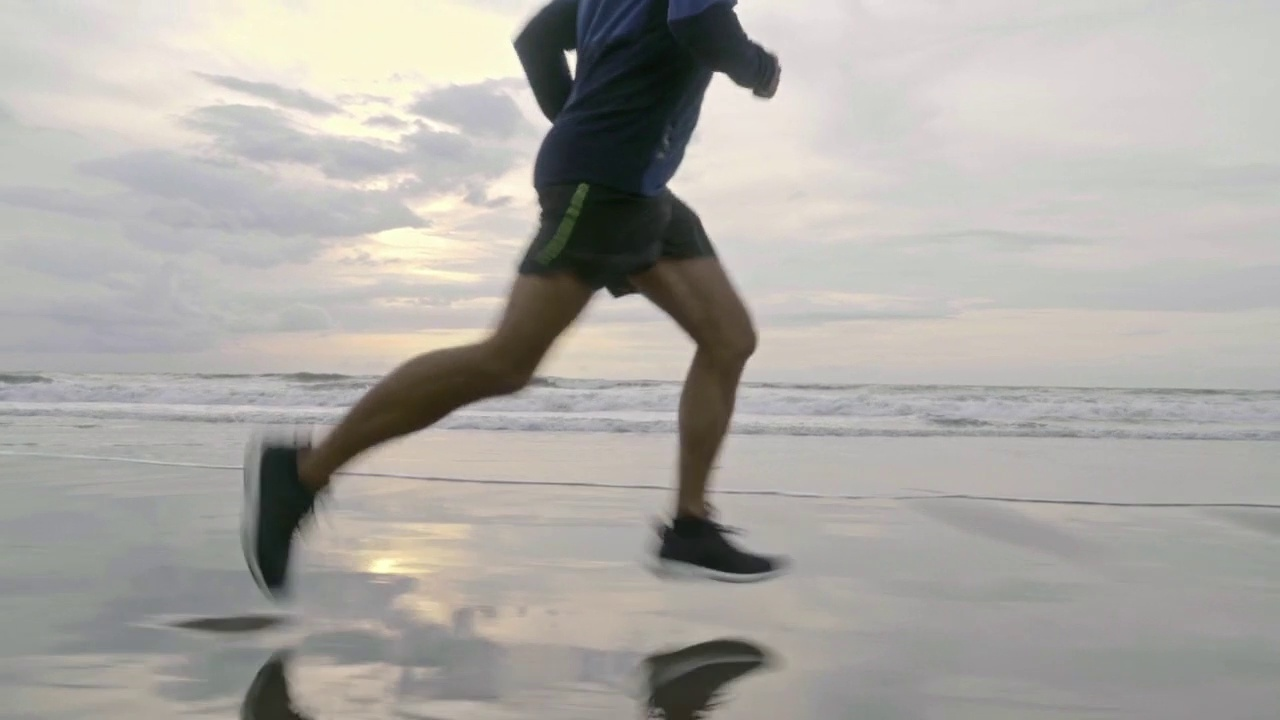
#> input picture Code/outputs/video_steg/frames/encoded_frame10.jpg, 1280 x 720 px
$ jupyter execute --allow-errors histogram_image.ipynb
#> lines starting #> are read from the running program, lines starting #| are printed output that depends on the picture
#> in showColorHistograms, image is the input picture: shape (720, 1280, 3); mean B, G, R 164.4, 169.1, 171.9
#> in showColorHistograms (call 2), `b, g, r = cv2.split(image)`:
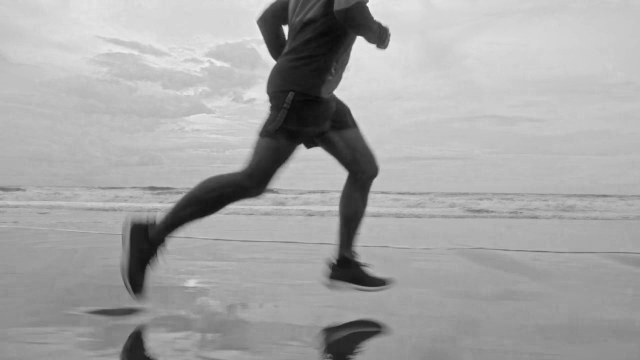
#> b: shape (720, 1280) (shown at 1/2 size); min 6, max 247, mean 164.4
#> in showColorHistograms (call 2), `b, g, r = cv2.split(image)`:
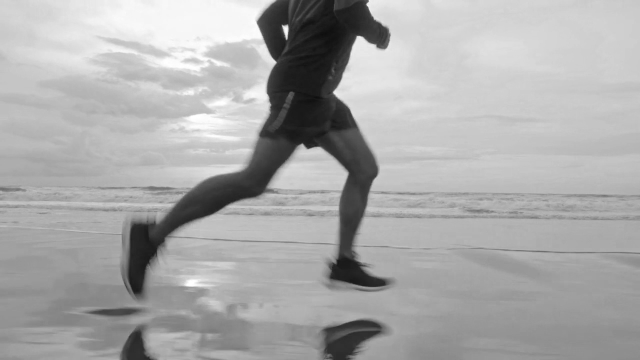
#> g: shape (720, 1280) (shown at 1/2 size); min 13, max 255, mean 169.1
#> in showColorHistograms (call 2), `hist_b = cv2.calcHist([b], [0], None, [256], [0, 256])`: hist_b = 256 values, max 15048 at index 189, min 0 at index 0, mean 3600
#> in showColorHistograms (call 2), `hist_g = cv2.calcHist([g], [0], None, [256], [0, 256])`: hist_g = 256 values, max 13977 at index 207, min 0 at index 0, mean 3600
#> in showColorHistograms (call 2), `hist_r = cv2.calcHist([r], [0], None, [256], [0, 256])`: hist_r = 256 values, max 13547 at index 205, min 0 at index 0, mean 3600
#> in showColorHistograms (call 2), `hist_b = cv2.normalize(hist_b, hist_b, 0, 1, cv2.NORM_MINMAX)`: hist_b = 256 values, max 1 at index 189, min 0 at index 0, mean 0.239
#> in showColorHistograms (call 2), `hist_g = cv2.normalize(hist_g, hist_g, 0, 1, cv2.NORM_MINMAX)`: hist_g = 256 values, max 1 at index 207, min 0 at index 0, mean 0.258
#> in showColorHistograms (call 2), `hist_r = cv2.normalize(hist_r, hist_r, 0, 1, cv2.NORM_MINMAX)`: hist_r = 256 values, max 1 at index 205, min 0 at index 0, mean 0.266
#> in showColorHistograms (call 2), `plt.show()`:
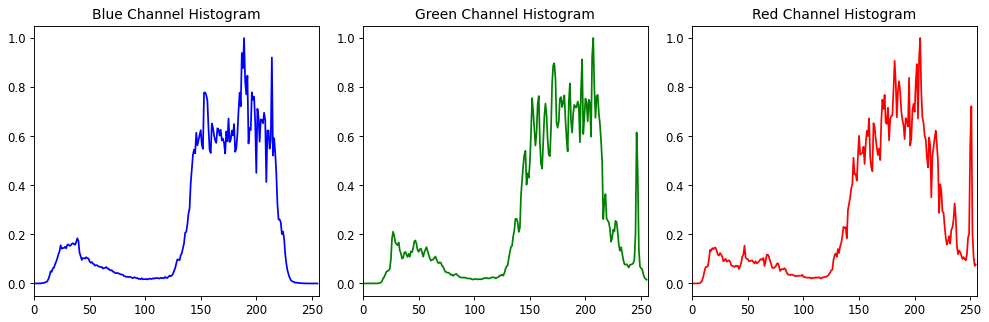
#> figure drawn by matplotlib, 3 panels; panel 1: curve peaks at x = 189, y = 1; panel 2: curve peaks at x = 207, y = 1; panel 3: curve peaks at x = 205, y = 1
#> in showColorHistogramCombined, `plt.show()`:
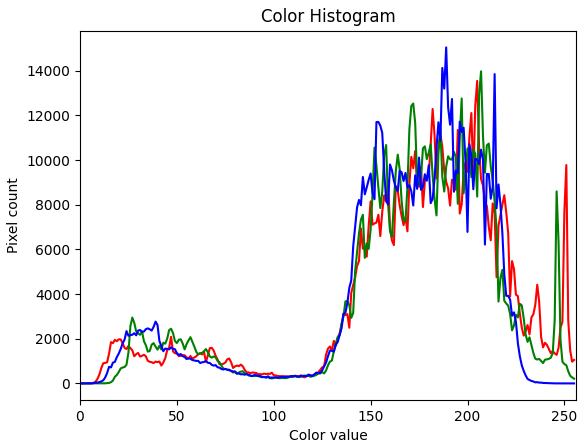
#> figure drawn by matplotlib, 1 panel; curve peaks at x = 205, y = 13547; curve peaks at x = 207, y = 13977; curve peaks at x = 189, y = 15048
Imports

[cell 1]
import numpy as np
from skimage import io
from matplotlib import pyplot as plt
import cv2

## Color Histogram

- Hue, Saturation and Value

[cell 2]
def showFeatureHistograms(path, outputPath):

    # Load an image
    image = cv2.imread(path)

    # Convert the image to the HSV color space
    hsv_image = cv2.cvtColor(image, cv2.COLOR_BGR2HSV)
#> hsv_image: shape (720, 1280, 3); mean H, S, V 44, 18.9, 173.4

    # Calculate the color histogram
    hist_hue = cv2.calcHist([hsv_image], [0], None, [256], [0, 256])
#> hist_hue = 256 values, max 81025 at index 0, min 0 at index 1, mean 3600
    hist_saturation = cv2.calcHist([hsv_image], [1], None, [256], [0, 256])
#> hist_saturation = 256 values, max 98816 at index 7, min 0 at index 1, mean 3600
    hist_value = cv2.calcHist([hsv_image], [2], None, [256], [0, 256])
#> hist_value = 256 values, max 12856 at index 207, min 0 at index 0, mean 3600

    # Normalize the histograms
    hist_hue = cv2.normalize(hist_hue, hist_hue, 0, 1, cv2.NORM_MINMAX)
#> hist_hue = 256 values, max 1 at index 0, min 0 at index 1, mean 0.0444
    hist_saturation = cv2.normalize(hist_saturation, hist_saturation, 0, 1, cv2.NORM_MINMAX)
#> hist_saturation = 256 values, max 1 at index 7, min 0 at index 1, mean 0.0364
    hist_value = cv2.normalize(hist_value, hist_value, 0, 1, cv2.NORM_MINMAX)
#> hist_value = 256 values, max 1 at index 207, min 0 at index 0, mean 0.28

    # Plot the histograms
    plt.figure(figsize=(12, 4))
    plt.subplot(131)
    plt.plot(hist_hue, color='r')
    plt.title('Hue Histogram')
    plt.xlim([0, 256])

    plt.subplot(132)
    plt.plot(hist_saturation, color='g')
    plt.title('Saturation Histogram')
    plt.xlim([0, 256])

    plt.subplot(133)
    plt.plot(hist_value, color='b')
    plt.title('Value Histogram')
    plt.xlim([0, 256])

    plt.tight_layout()
    plt.show()
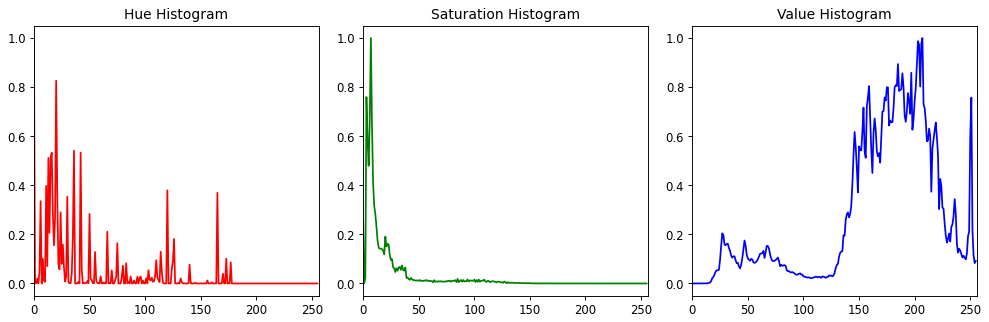
#> figure drawn by matplotlib, 3 panels; panel 1: curve peaks at x = 0, y = 1; panel 2: curve peaks at x = 7, y = 1; panel 3: curve peaks at x = 207, y = 1
    plt.savefig(outputPath)

- Individual Colour Representations of Red, Green, Blue values.

[cell 3]
def showColorHistograms(path, outputPath):

    # Load an image
    image = cv2.imread(path)

    # Split the image into its RGB channels
    b, g, r = cv2.split(image)

    # Calculate the color histograms for each channel
    hist_b = cv2.calcHist([b], [0], None, [256], [0, 256])
    hist_g = cv2.calcHist([g], [0], None, [256], [0, 256])
    hist_r = cv2.calcHist([r], [0], None, [256], [0, 256])

    # Normalize the histograms
    hist_b = cv2.normalize(hist_b, hist_b, 0, 1, cv2.NORM_MINMAX)
    hist_g = cv2.normalize(hist_g, hist_g, 0, 1, cv2.NORM_MINMAX)
    hist_r = cv2.normalize(hist_r, hist_r, 0, 1, cv2.NORM_MINMAX)

    # Plot the histograms
    plt.figure(figsize=(12, 4))
    plt.subplot(131)
    plt.plot(hist_b, color='b')
    plt.title('Blue Channel Histogram')
    plt.xlim([0, 256])

    plt.subplot(132)
    plt.plot(hist_g, color='g')
    plt.title('Green Channel Histogram')
    plt.xlim([0, 256])

    plt.subplot(133)
    plt.plot(hist_r, color='r')
    plt.title('Red Channel Histogram')
    plt.xlim([0, 256])

    plt.tight_layout()
    plt.show()
    plt.savefig(outputPath)

- Combined Colour Histogram

[cell 4]
def showColorHistogramCombined(path, outputPath):

    # Load Image
    image = io.imread(path)
    # tuple to select colors of each channel line
    colors = ("red", "green", "blue")
    channel_ids = (0, 1, 2)

    # create the histogram plot, with three lines, one for each color
    plt.figure()
    plt.xlim([0, 256])
    for channel_id, c in zip(channel_ids, colors):
        histogram, bin_edges = np.histogram(
            image[:, :, channel_id], bins=256, range=(0, 256)
        )
        plt.plot(bin_edges[0:-1], histogram, color=c)

    plt.title("Color Histogram")
    plt.xlabel("Color value")
    plt.ylabel("Pixel count")
    plt.show()
    plt.savefig(outputPath)

## Histograms of Original Image

#> (a cell that did not finish here is left out)

## Histograms for Encoded Image

[cell 6]
showColorHistograms("outputs/video_steg/frames/encoded_frame10.jpg", "outputs/image_steg/histograms/encoded_image_color_histogram.png")
showColorHistogramCombined("outputs/video_steg/frames/encoded_frame10.jpg", "outputs/image_steg/histograms/encoded_image_combined_histogram.png")
showFeatureHistograms("outputs/video_steg/frames/encoded_frame10.jpg", "outputs/image_steg/histograms/encoded_image_feature_histograms.png")

## PSNR

[cell 7]
def calculate_psnr(path1, path2, max_value=255):
#> called with path1 = 'assets/lena.png', path2 = 'assets/lena.png', max_value = 255
    img1 = cv2.imread(path1)
    img2 = cv2.imread(path2)
    mse = np.mean((np.array(img1, dtype=np.float32) - np.array(img2, dtype=np.float32)) ** 2)
#> mse = nan
    print(mse)
#| nan
    if mse == 0:
        return 100
    return 20 * np.log10(max_value / (np.sqrt(mse)))

$ run again, with Code/outputs/video_steg/frames/encoded_frame103.jpg copied over Code/outputs/video_steg/frames/encoded_frame10.jpg
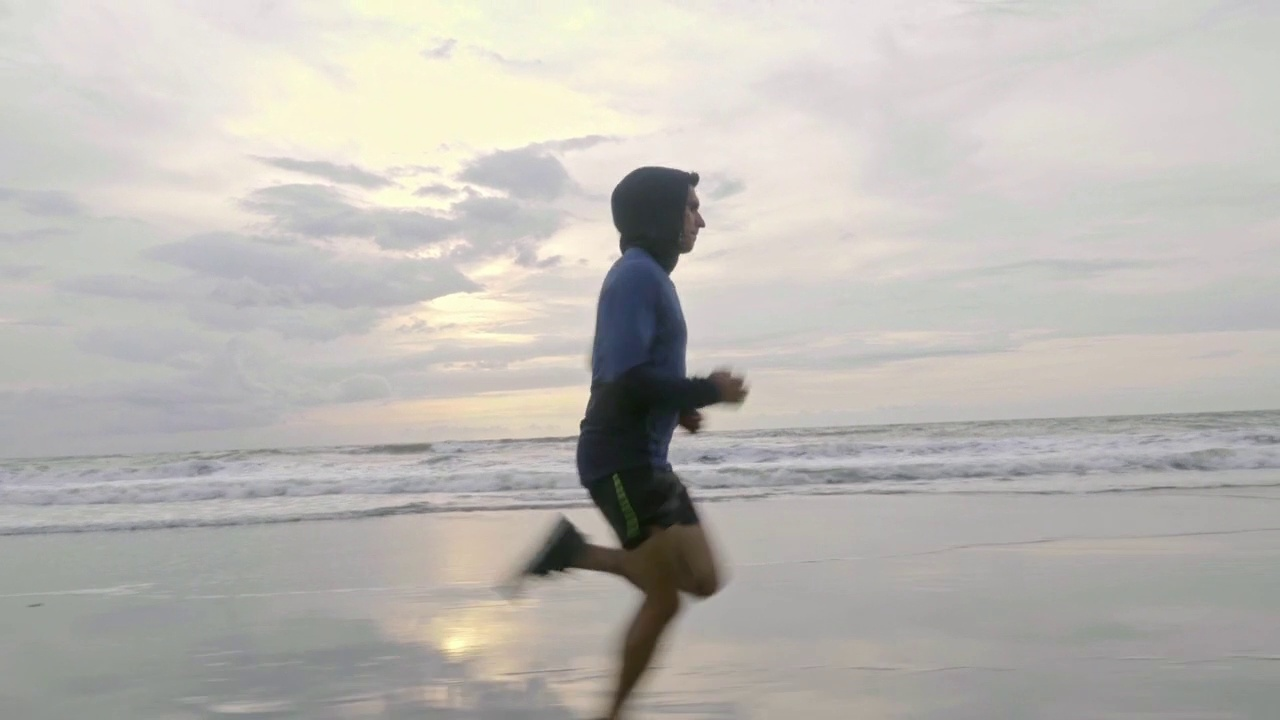
#> input picture Code/outputs/video_steg/frames/encoded_frame103.jpg, 1280 x 720 px
#> in showColorHistograms, image is the input picture: shape (720, 1280, 3); mean B, G, R 179.8, 184.5, 187.5
#> in showColorHistograms (call 2), `hist_b = cv2.calcHist([b], [0], None, [256], [0, 256])`: hist_b = 256 values, max 16284 at index 214, min 0 at index 0, mean 3600
#> in showColorHistograms (call 2), `hist_g = cv2.calcHist([g], [0], None, [256], [0, 256])`: hist_g = 256 values, max 13304 at index 207, min 0 at index 0, mean 3600
#> in showColorHistograms (call 2), `hist_r = cv2.calcHist([r], [0], None, [256], [0, 256])`: hist_r = 256 values, max 13603 at index 205, min 0 at index 0, mean 3600
#> in showColorHistograms (call 2), `hist_b = cv2.normalize(hist_b, hist_b, 0, 1, cv2.NORM_MINMAX)`: hist_b = 256 values, max 1 at index 214, min 0 at index 0, mean 0.221
#> in showColorHistograms (call 2), `hist_g = cv2.normalize(hist_g, hist_g, 0, 1, cv2.NORM_MINMAX)`: hist_g = 256 values, max 1 at index 207, min 0 at index 0, mean 0.271
#> in showColorHistograms (call 2), `hist_r = cv2.normalize(hist_r, hist_r, 0, 1, cv2.NORM_MINMAX)`: hist_r = 256 values, max 1 at index 205, min 0 at index 0, mean 0.265
#> in showColorHistogramCombined, `plt.show()`:
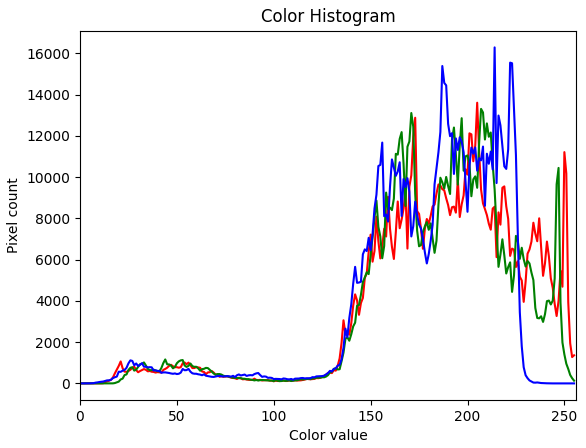
#> figure drawn by matplotlib, 1 panel; curve peaks at x = 205, y = 13603; curve peaks at x = 207, y = 13304; curve peaks at x = 214, y = 16284
#> hsv_image: shape (720, 1280, 3); mean H, S, V 45.3, 15.2, 189
#> in showFeatureHistograms, `hist_hue = cv2.calcHist([hsv_image], [0], None, [256], [0, 256])`: hist_hue = 256 values, max 79927 at index 0, min 0 at index 1, mean 3600
#> in showFeatureHistograms, `hist_saturation = cv2.calcHist([hsv_image], [1], None, [256], [0, 256])`: hist_saturation = 256 values, max 110646 at index 7, min 0 at index 1, mean 3600
#> in showFeatureHistograms, `hist_value = cv2.calcHist([hsv_image], [2], None, [256], [0, 256])`: hist_value = 256 values, max 12896 at index 203, min 0 at index 0, mean 3600
#> in showFeatureHistograms, `hist_hue = cv2.normalize(hist_hue, hist_hue, 0, 1, cv2.NORM_MINMAX)`: hist_hue = 256 values, max 1 at index 0, min 0 at index 1, mean 0.045
#> in showFeatureHistograms, `hist_saturation = cv2.normalize(hist_saturation, hist_saturation, 0, 1..`: hist_saturation = 256 values, max 1 at index 7, min 0 at index 1, mean 0.0325
#> in showFeatureHistograms, `hist_value = cv2.normalize(hist_value, hist_value, 0, 1, cv2.NORM_MINM..`: hist_value = 256 values, max 1 at index 203, min 0 at index 0, mean 0.279
#> in showFeatureHistograms, `plt.show()`:
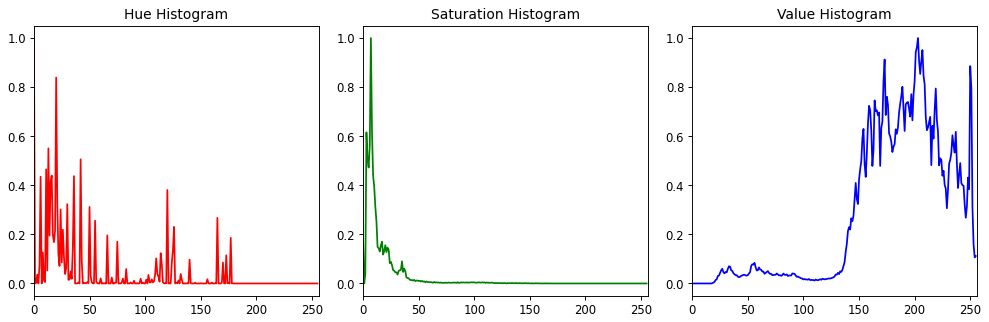
#> figure drawn by matplotlib, 3 panels; panel 1: curve peaks at x = 0, y = 1; panel 2: curve peaks at x = 7, y = 1; panel 3: curve peaks at x = 203, y = 1
#> mse = nan
#| nan

$ run again, with Code/outputs/video_steg/frames/encoded_frame113.jpg copied over Code/outputs/video_steg/frames/encoded_frame10.jpg
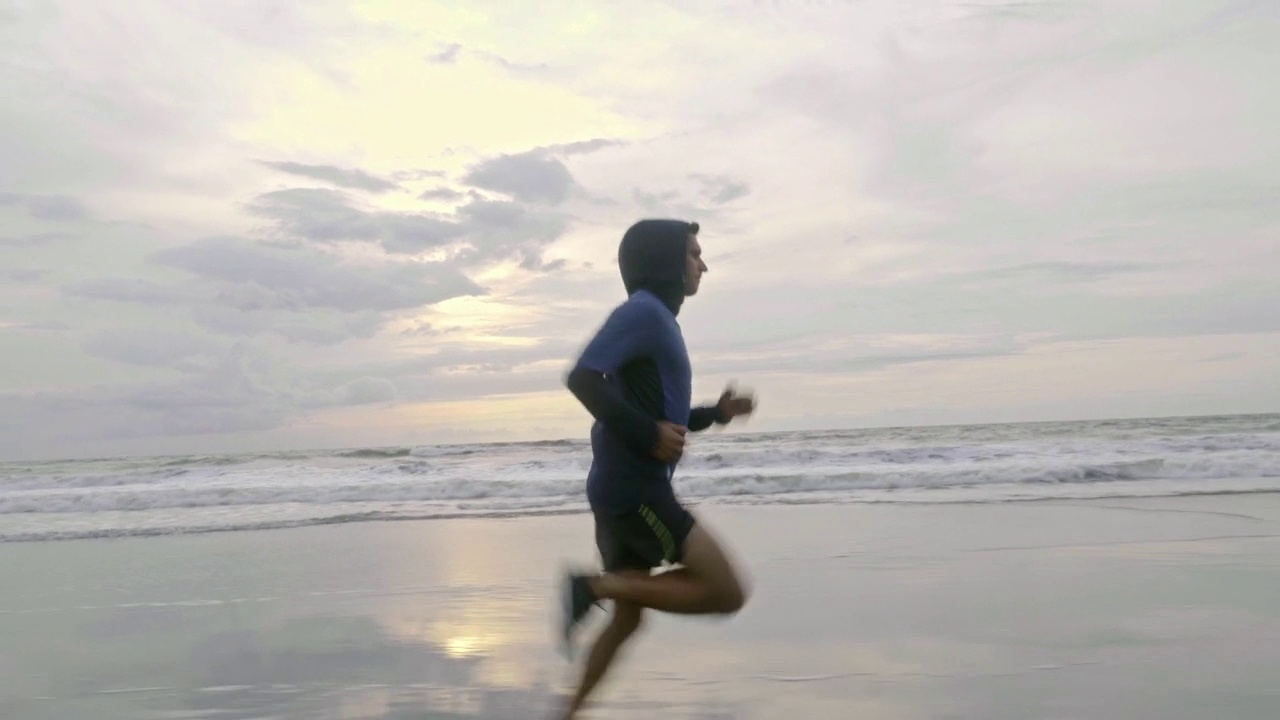
#> input picture Code/outputs/video_steg/frames/encoded_frame113.jpg, 1280 x 720 px
#> in showColorHistograms, image is the input picture: shape (720, 1280, 3); mean B, G, R 180.3, 184.9, 188.1
#> in showColorHistograms (call 2), `hist_b = cv2.calcHist([b], [0], None, [256], [0, 256])`: hist_b = 256 values, max 15913 at index 214, min 0 at index 1, mean 3600
#> in showColorHistograms (call 2), `hist_g = cv2.calcHist([g], [0], None, [256], [0, 256])`: hist_g = 256 values, max 13795 at index 207, min 0 at index 0, mean 3600
#> in showColorHistograms (call 2), `hist_r = cv2.calcHist([r], [0], None, [256], [0, 256])`: hist_r = 256 values, max 13602 at index 205, min 0 at index 0, mean 3600
#> in showColorHistograms (call 2), `hist_b = cv2.normalize(hist_b, hist_b, 0, 1, cv2.NORM_MINMAX)`: hist_b = 256 values, max 1 at index 214, min 0 at index 1, mean 0.226
#> in showColorHistograms (call 2), `hist_g = cv2.normalize(hist_g, hist_g, 0, 1, cv2.NORM_MINMAX)`: hist_g = 256 values, max 1 at index 207, min 0 at index 0, mean 0.261
#> in showColorHistograms (call 2), `hist_r = cv2.normalize(hist_r, hist_r, 0, 1, cv2.NORM_MINMAX)`: hist_r = 256 values, max 1 at index 205, min 0 at index 0, mean 0.265
#> in showColorHistogramCombined, `plt.show()`:
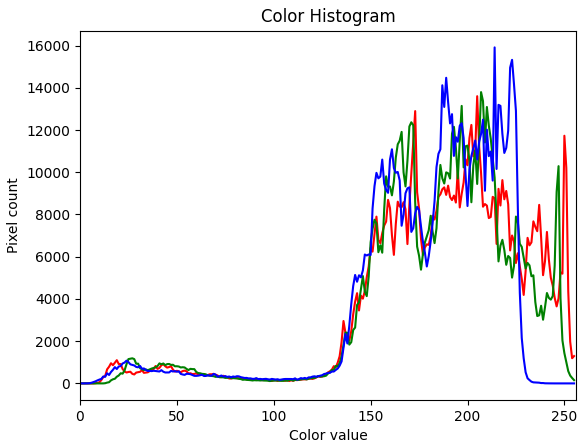
#> figure drawn by matplotlib, 1 panel; curve peaks at x = 205, y = 13602; curve peaks at x = 207, y = 13795; curve peaks at x = 214, y = 15913
#> hsv_image: shape (720, 1280, 3); mean H, S, V 46, 15.4, 189.5
#> in showFeatureHistograms, `hist_hue = cv2.calcHist([hsv_image], [0], None, [256], [0, 256])`: hist_hue = 256 values, max 84428 at index 0, min 0 at index 47, mean 3600
#> in showFeatureHistograms, `hist_saturation = cv2.calcHist([hsv_image], [1], None, [256], [0, 256])`: hist_saturation = 256 values, max 109567 at index 7, min 0 at index 1, mean 3600
#> in showFeatureHistograms, `hist_value = cv2.calcHist([hsv_image], [2], None, [256], [0, 256])`: hist_value = 256 values, max 12857 at index 203, min 0 at index 0, mean 3600
#> in showFeatureHistograms, `hist_hue = cv2.normalize(hist_hue, hist_hue, 0, 1, cv2.NORM_MINMAX)`: hist_hue = 256 values, max 1 at index 0, min 0 at index 47, mean 0.0426
#> in showFeatureHistograms, `hist_saturation = cv2.normalize(hist_saturation, hist_saturation, 0, 1..`: hist_saturation = 256 values, max 1 at index 7, min 0 at index 1, mean 0.0329
#> in showFeatureHistograms, `hist_value = cv2.normalize(hist_value, hist_value, 0, 1, cv2.NORM_MINM..`: hist_value = 256 values, max 1 at index 203, min 0 at index 0, mean 0.28
#> in showFeatureHistograms, `plt.show()`:
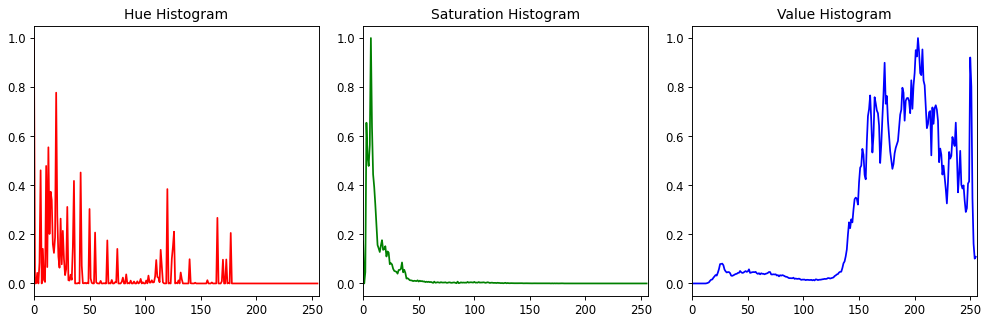
#> figure drawn by matplotlib, 3 panels; panel 1: curve peaks at x = 0, y = 1; panel 2: curve peaks at x = 7, y = 1; panel 3: curve peaks at x = 203, y = 1
#> mse = nan
#| nan
